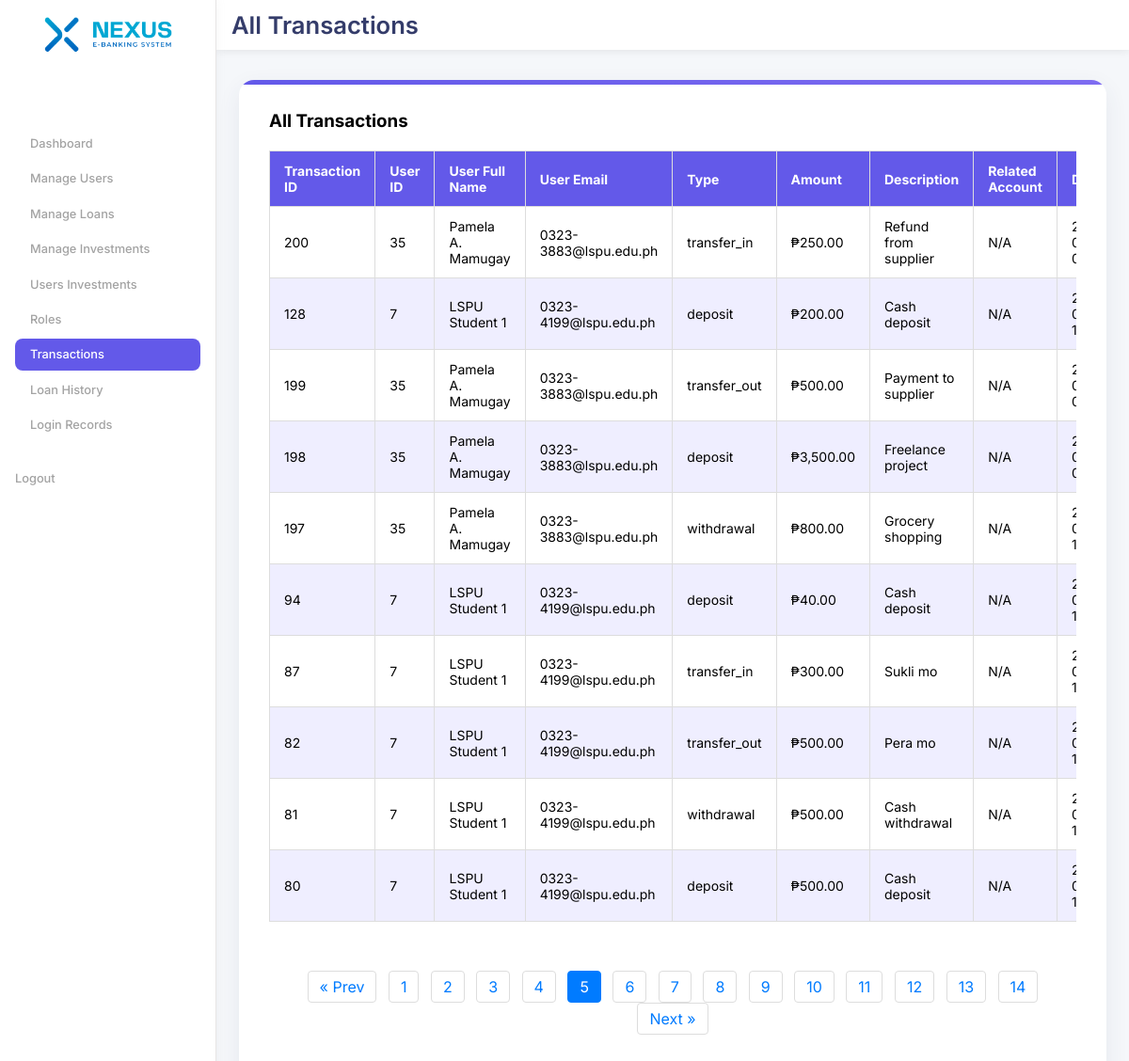
The page /admin/all-transactions.php?page=5 on the database its author committed.
### tables this page shows
CREATE TABLE IF NOT EXISTS `transactions` (
  `transaction_id` int NOT NULL AUTO_INCREMENT,
  `account_id` int NOT NULL,
  `type` enum('deposit','withdrawal','transfer_in','transfer_out','loanpayment') NOT NULL,
  `amount` decimal(15,2) NOT NULL,
  `description` varchar(255) DEFAULT NULL,
  `related_account_id` int DEFAULT NULL,
  `created_at` timestamp NULL DEFAULT CURRENT_TIMESTAMP,
  PRIMARY KEY (`transaction_id`),
  KEY `account_id` (`account_id`),
  KEY `related_account_id` (`related_account_id`)
);

CREATE TABLE IF NOT EXISTS `users` (
  `user_id` int NOT NULL AUTO_INCREMENT,
  `full_name` varchar(100) NOT NULL,
  `age` int NOT NULL,
  `birth_year` int NOT NULL,
  `email` varchar(100) NOT NULL,
  `address` text NOT NULL,
  `occupation` varchar(50) NOT NULL,
  `phone` varchar(20) NOT NULL,
  `password_hash` varchar(255) NOT NULL,
  `created_at` timestamp NULL DEFAULT CURRENT_TIMESTAMP,
  `is_admin` tinyint(1) DEFAULT '0',
  `status` enum('pending','approved','rejected') DEFAULT 'pending',
  `is_active` tinyint(1) NOT NULL DEFAULT '1',
  `reset_token` varchar(255) DEFAULT NULL,
  `reset_expires_at` datetime DEFAULT NULL,
  `profile_picture` varchar(255) DEFAULT NULL,
  `login_attempts` int NOT NULL DEFAULT '0',
  `blocked_until` datetime DEFAULT NULL,
  PRIMARY KEY (`user_id`),
  UNIQUE KEY `email` (`email`)
);

### admin/all-transactions.php (the view, shortened to what this page needs)
<?php
require_once '../includes/db.php';
$perPage = 10;
$page = isset($_GET['page']) && is_numeric($_GET['page']) ? (int)$_GET['page'] : 1;
$offset = ($page - 1) * $perPage;
try {
    $countSql = "SELECT COUNT(*) FROM transactions";
    $totalTransactions = $pdo->query($countSql)->fetchColumn();
    $totalPages = ceil($totalTransactions / $perPage);
    $sql = "SELECT t.*, u.user_id, u.full_name, u.email, ra.account_number AS related_account_number
            FROM transactions t
            JOIN accounts a ON t.account_id = a.account_id
            JOIN users u ON a.user_id = u.user_id
            LEFT JOIN accounts ra ON t.related_account_id = ra.account_id
            ORDER BY t.created_at DESC
            LIMIT :perPage OFFSET :offset";
    $stmt = $pdo->prepare($sql);
    $stmt->bindValue(':perPage', $perPage, PDO::PARAM_INT);
    $stmt->bindValue(':offset', $offset, PDO::PARAM_INT);
    $stmt->execute();
    $transactions = $stmt->fetchAll();
} catch (PDOException $e) {
    error_log("Error fetching transactions: " . $e->getMessage());
    die("Error fetching transactions. Please try again later.");
}
?>
<!DOCTYPE html>
<html lang="en">
<head>
<link rel="stylesheet" href="../assets/css/admin-main.css">
<link rel="stylesheet" href="../assets/css/admin-all-transactions.css">
</head>
<body>
 <div class="wrapper">
            <aside class="sidebar">
                            <div class="Logos-cont">
                                <img src="../assets/images/Logo-color.png" alt="SecureBank Logo" class="logo-container">
                            </div>
                            <nav class="dashboard-nav">
                                <a href="dashboard.php" class="active btn ">Dashboard</a>
                                <a href="manage-users.php" class="btn ">Manage Users</a>
                                <a href="manage-loans.php" class="btn">Manage Loans</a>
                                <a href="manage-investments.php" class="btn">Manage Investments</a>
                                <a href="track-investments.php" class="btn">Users Investments</a>
                                <a href="role.php" class="btn">Roles</a>
                                <a href="recent_transactions.php" class="btn dash-text">Transactions</a>
                                <a href="loan-history.php" class="btn">Loan History</a>
                                <a href="login-records.php" class="btn">Login Records</a>
                            </nav>
                             <div class="logout-cont">
                                <a href="../logout.php" class="logout">Logout</a>
                            </div>
                </aside>
<main class="container">
  <header>
    <h1>All Transactions</h1>
  </header>
     <div class="content">
        <h3>All Transactions</h3>
        <br>
    <div class="table-cont">
     <table>
        <thead>
            <tr>
                <th>Transaction ID</th>
                <th>User ID</th>
                <th>User Full Name</th>
                <th>User Email</th>
                <th>Type</th>
                <th>Amount</th>
                <th>Description</th>
                <th>Related Account</th>
                <th>Date</th>
            </tr>
        </thead>
        <tbody>
            <?php if (!empty($transactions)): ?>
                <?php foreach ($transactions as $transaction): ?>
                    <tr>
                        <td data-label="Transaction ID"><?php echo htmlspecialchars($transaction['transaction_id']); ?></td>
                        <td data-label="User ID"><?php echo htmlspecialchars($transaction['user_id']); ?></td>
                        <td data-label="User Full Name"><?php echo htmlspecialchars($transaction['full_name']); ?></td>
                        <td data-label="User Email"><?php echo htmlspecialchars($transaction['email']); ?></td>
                        <td data-label="Type"><?php echo htmlspecialchars($transaction['type']); ?></td>
                        <td data-label="Amount"><?php echo "₱" . number_format($transaction['amount'], 2); ?></td>
                        <td data-label="Description"><?php echo !empty($transaction['description']) ? htmlspecialchars($transaction['description']) : 'N/A'; ?></td>
                        <td data-label="Related Account"><?php echo !empty($transaction['related_account_number']) ? htmlspecialchars($transaction['related_account_number']) : 'N/A'; ?></td>
                        <td data-label="Date"><?php echo !empty($transaction['created_at']) ? date("Y-m-d H:i:s", strtotime($transaction['created_at'])) : 'N/A'; ?></td>
                    </tr>
                <?php endforeach; ?>
            <?php else: ?>
                <tr>
                    <td colspan="9" style="text-align:center; padding: 20px;">No transactions found.</td>
                </tr>
            <?php endif; ?>
            </div>
</div>
<?php if ($totalPages > 1): ?>
<div class="pagination">
    <?php if ($page > 1): ?>
        <a href="?page=<?= $page - 1 ?>">&laquo; Prev</a>
    <?php endif; ?>
    <?php for ($i = 1; $i <= $totalPages; $i++): ?>
        <a href="?page=<?= $i ?>" class="<?= $i == $page ? 'btn-primary active' : '' ?>"><?= $i ?></a>
    <?php endfor; ?>
    <?php if ($page < $totalPages): ?>
        <a href="?page=<?= $page + 1 ?>">Next &raquo;</a>
    <?php endif; ?>
</div>
<?php endif; ?>
</main>
</div>
</body>
</html>

### assets/css/admin-main.css (style rules this page uses)
:root { --main-color: #ffffff; --bg-color: #f5f7fa; --bg-sidecolor-2: #6359e9; --font-color: #343c6a; --thin-font-color: #718ebf; --inactive-font-color: #a3a3a3; --hover-effects: #efeeff; --big-font-size: clamp(4rem, 6vw, 6.6rem); --semi-big-font-size: clamp(1.5rem, 3vw, 1.6rem); --paragraph-font-size: clamp(0.7rem, 1.5vw, 0.8rem); }
.content { display: flex; flex-direction: column; background: var(--main-color); padding: 2rem; border-radius: 16px; box-shadow: 0 8px 24px rgba(52, 60, 106, 0.08); margin: 2rem 1.5rem 2rem 1.5rem; transition: transform 0.3s ease, box-shadow 0.3s ease; position: relative; overflow: hidden; }
.content::before { content: ""; position: absolute; top: 0; left: 0; width: 100%; height: 5px; background: linear-gradient(90deg, var(--bg-sidecolor-2), #7e6cf1); }
* { margin: 0; padding: 0; box-sizing: border-box; font-family: "Poppins", sans-serif; text-decoration: none; font-family: "inter", sans-serif; }
* { margin: 0; padding: 0; box-sizing: border-box; font-family: "Inter", sans-serif; }
body, html { height: 100%; }
.wrapper { display: flex; height: 100vh; background-color: var(--bg-color); }
.logout-cont { display: flex; flex-direction: column; gap: 1rem; margin-top: 2rem; font-size: var(--paragraph-font-size); color: var(--inactive-font-color); font-weight: 500; cursor: pointer; }
.logout { color: var(--inactive-font-color); text-decoration: none; font-weight: 500; transition: color 0.3s ease; display: flex; align-items: center; gap: 0.6rem; }
.btn { display: flex; align-items: center; gap: 0.6rem; padding: 0rem 1rem; background-color: transparent; color: var(--inactive-font-color); border-radius: 8px; font-weight: 500; height: 34.2px; }
.container { flex: 1; background-color: var(--bg-color); overflow: auto; z-index: 999; }
.table-cont { overflow: auto; width: 100%; }

### assets/css/admin-all-transactions.css (style rules this page uses)
:root { --main-color: #FFFFFF; --bg-color: #F5F7FA; --bg-sidecolor-2: #6359e9; --font-color: #343C6A; --thin-font-color: #718EBF; --inactive-font-color: #a3a3a3; --hover-effects: #efeeff; --big-font-size: clamp(4rem, 6vw, 6.6rem); --semi-big-font-size: clamp(1.5rem, 3vw, 1.6rem); --paragraph-font-size: clamp(0.7rem, 1.5vw, 0.8rem); --spacing-small: 0.75rem; --spacing-medium: 1rem; --spacing-large: 2rem; --radius-base: 8px; --radius-lg: 16px; --shadow-base: 0 4px 12px rgba(99, 89, 233, 0.2); --shadow-lg: 0 8px 24px rgba(52, 60, 106, 0.08); }
.content table { width: 100%; border-collapse: collapse; font-size: 14px; margin-bottom: var(--spacing-large); }
.content table thead { background-color: var(--bg-sidecolor-2); color: var(--main-color); }
.content table th, .content table td { padding: 12px 15px; border: 1px solid #ddd; text-align: left; }
.content table tbody tr:nth-child(even) { background-color: var(--hover-effects); }

### admin/all-transactions.php (style rules this page uses)
.pagination { text-align: center; margin: 20px 0; }
.pagination a { display: inline-block; margin: 0 4px; padding: 6px 12px; color: #007bff; background: #fff; border: 1px solid #ddd; border-radius: 4px; text-decoration: none; transition: background 0.2s, color 0.2s; }
.pagination a.btn-primary, .pagination a.active { background: #007bff; color: #fff; border-color: #007bff; pointer-events: none; }

### rows shown on the page
transactions: transaction_id "200", users.user_id "35", users.full_name "Pamela A. Mamugay", users.email "0323-3883@lspu.edu.ph", type "transfer_in", amount "250.00", description "Refund from supplier"
transactions: transaction_id "128", users.user_id "7", users.full_name "LSPU Student 1", users.email "0323-4199@lspu.edu.ph", type "deposit", amount "200.00", description "Cash deposit"
transactions: transaction_id "199", users.user_id "35", users.full_name "Pamela A. Mamugay", users.email "0323-3883@lspu.edu.ph", type "transfer_out", amount "500.00", description "Payment to supplier"
transactions: transaction_id "198", users.user_id "35", users.full_name "Pamela A. Mamugay", users.email "0323-3883@lspu.edu.ph", type "deposit", amount "3,500.00", description "Freelance project"
transactions: transaction_id "197", users.user_id "35", users.full_name "Pamela A. Mamugay", users.email "0323-3883@lspu.edu.ph", type "withdrawal", amount "800.00", description "Grocery shopping"
transactions: transaction_id "94", users.user_id "7", users.full_name "LSPU Student 1", users.email "0323-4199@lspu.edu.ph", type "deposit", amount "40.00", description "Cash deposit"
transactions: transaction_id "87", users.user_id "7", users.full_name "LSPU Student 1", users.email "0323-4199@lspu.edu.ph", type "transfer_in", amount "300.00", description "Sukli mo"
transactions: transaction_id "82", users.user_id "7", users.full_name "LSPU Student 1", users.email "0323-4199@lspu.edu.ph", type "transfer_out", amount "500.00", description "Pera mo"
transactions: transaction_id "81", users.user_id "7", users.full_name "LSPU Student 1", users.email "0323-4199@lspu.edu.ph", type "withdrawal", amount "500.00", description "Cash withdrawal"
transactions: transaction_id "80", users.user_id "7", users.full_name "LSPU Student 1", users.email "0323-4199@lspu.edu.ph", type "deposit", amount "500.00", description "Cash deposit"
